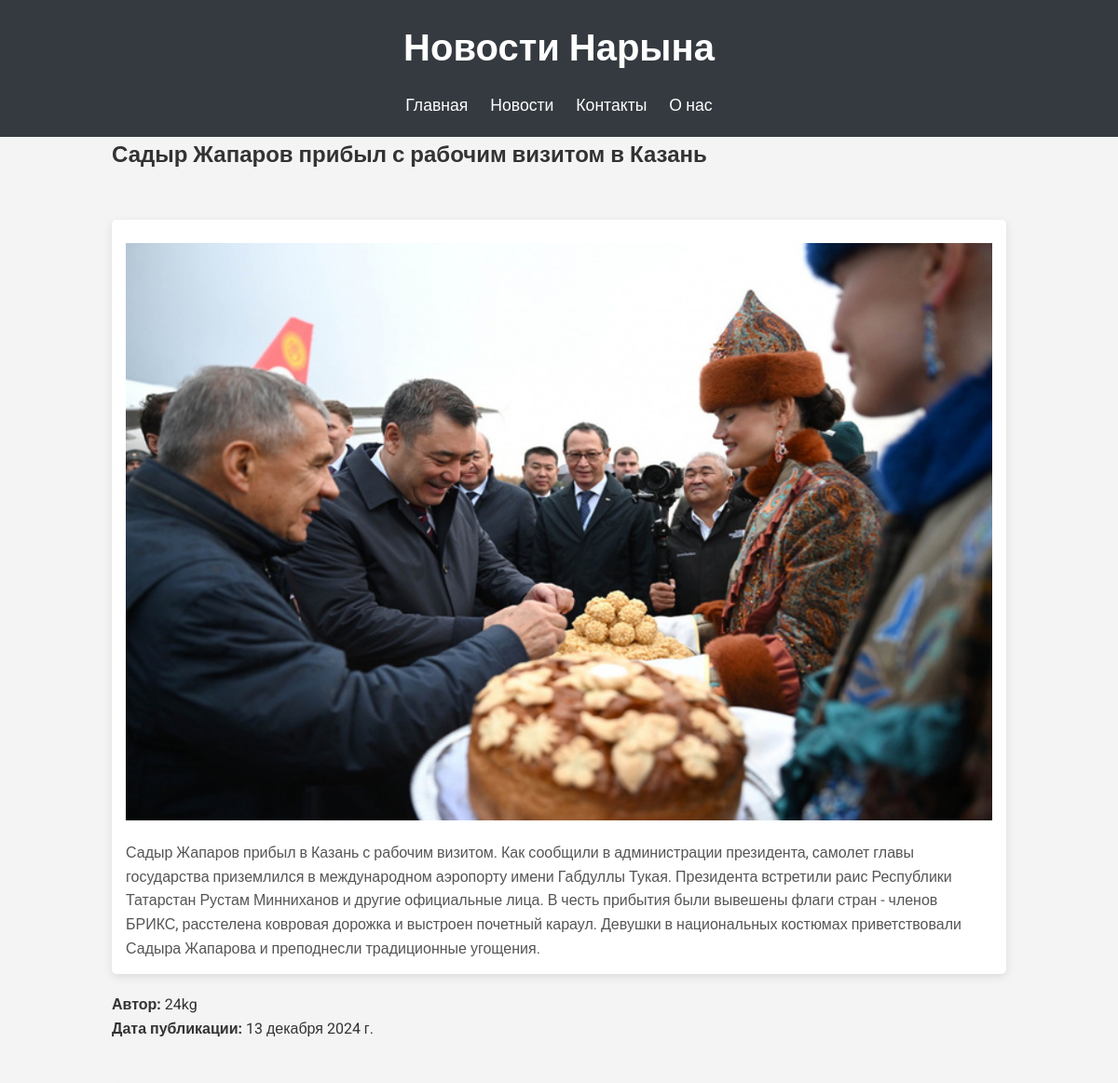
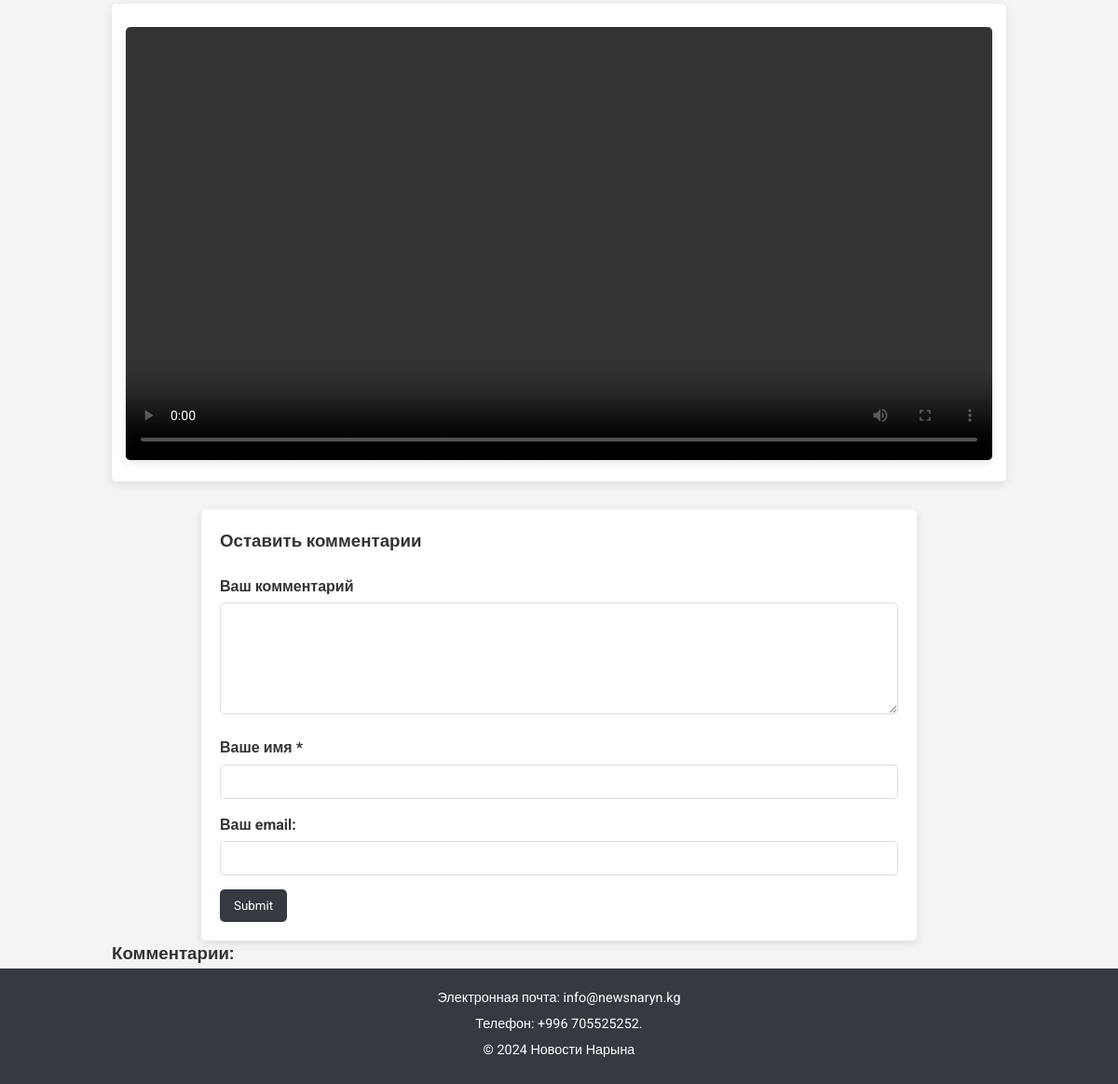
The app's page /5/ with its own data (2 pictures, top to bottom).
### blog/models.py (models this page shows, shortened)
class News(models.Model):
    title = models.CharField('Заголовок записи', max_length=250)
    annotation = models.TextField('Аннотация')
    description = models.TextField('Текст записи')
    author = models.CharField('Автор', max_length=100)
    date = models.DateField('Дата публикации')
    img = models.ImageField('Изображение', upload_to='image/%Y', blank=True, null=True)
    video = models.FileField('Видео', upload_to='video/%Y', blank=True, null=True)
    class Meta:
        verbose_name = 'Запись'
        verbose_name_plural = 'Записи'

### blog/views.py (the view)
# urls.py: path('<int:pk>/', views.Post_DetailView.as_view()),
class Post_DetailView(View):
    def get(self, request, pk):
        posts = News.objects.get(id=pk)
        return render(request, 'blog/post_detail.html', {'post': posts})

### templates/blog/post_detail.html (shortened to what this page needs)
{% load static %}
<!DOCTYPE html>
<html lang="ru">
<head>
    <link rel="stylesheet" href="{% static 'blog/css/style2.css' %}">
</head>
<body>
    <header>
        <h1>Новости Нарына</h1>
        <nav>
            <a href="/">Главная</a>
            <a href="#news">Новости</a>
            <a href="#contacts">Контакты</a>
            <a href="#about">О нас</a>
        </nav>
    </header>
    <div class="container">
        <h2>{{ post.title }}</h2>
        <section id="news" class="section">
            <div id="news-container">
                <div class="news-card" onclick="openModal('modal1')">
                    <img src="{{ post.img.url }}" alt="" width="60%">
                    <p>{{ post.description }}</p>
                </div>
                <div class="-container">
                    <b>Автор:</b> {{ post.author}} <br>
                    <b>Дата публикации:</b> {{ post.date }} <br>
                </div>
            </div>
        </section>
        {% if post.video %}
            <section id="news" class="section">
                <div id="news-container">
                    <div class="news-card" onclick="openModal('modal1')">
                            <video controls>
                                 <source src="{{ post.video.url }}" type="video/mp4" width="300%">
                            </video>
                    </div>
                </div>
            </section>
        {% endif %}
        <section>
            <div class="container">
                <div class="form-comment">
                    <h3>Оставить комментарии</h3>
                    <div>
                        <form action="{% url 'add_comments' post.id %}" method="post">
                            <div>
                                <label>Ваш комментарий</label>
                                <textarea name="text_comment"></textarea>
                            </div>
                            <div>
                                <label>Ваше имя *</label>
                                <input type="text" name="name">
                            </div>
                            <div>
                                <label>Ваш email:</label>
                                <input type="email" name="email">
                            </div>
                            <div>
                                 <input type="submit">
                            </div>
                        </form>
                    </div>
                </div>
            </div>
        </section>
        <section>
            <div>
                <h3>Комментарии:</h3>
            </div>
        </section>
    </div>
    <footer>
        <p>Электронная почта: info@newsnaryn.kg</p>
        <p>Телефон: +996 705525252.</p>
        <p>&copy; 2024 Новости Нарына</p>
    </footer>
</body>
</html>

### static/blog/css/style2.css (style rules this page uses)
* { margin: 0; padding: 0; box-sizing: border-box; font-family: 'Roboto', sans-serif; }
body { background-color: #f4f4f4; color: #333; line-height: 1.6; }
header { background: #343a40; color: white; padding: 20px; text-align: center; }
header h1 { margin-bottom: 15px; font-size: 2.5em; }
nav { margin-top: 10px; }
nav a { color: #fff; text-decoration: none; margin: 0 10px; font-size: 1.1em; }
.container { width: 80%; margin: 0 auto; }
.news-card { background: white; padding: 15px; margin-bottom: 20px; border-radius: 5px; cursor: pointer; box-shadow: 0 3px 10px rgba(0, 0, 0, 0.1); transition: transform 0.2s; }
.news-card img { width: 100%; height: auto; margin-top: 10px; }
.news-card video { width: 100%; height: auto; margin-top: 10px; border-radius: 5px; box-shadow: 0 3px 10px rgba(0, 0, 0, 0.1); }
.news-card p { margin-top: 15px; color: #555; }
.section { margin-top: 50px; }
.form-comment { background: #fff; padding: 20px; margin-top: 30px; border-radius: 5px; box-shadow: 0 3px 10px rgba(0, 0, 0, 0.1); }
.form-comment h3 { margin-bottom: 20px; }
.form-comment label { display: block; font-weight: bold; margin-bottom: 5px; }
.form-comment textarea, .form-comment input[type="text"], .form-comment input[type="email"] { width: 100%; padding: 10px; margin-bottom: 15px; border: 1px solid #ddd; border-radius: 5px; }
.form-comment textarea { resize: vertical; height: 120px; }
.form-comment input[type="submit"] { background-color: #343a40; color: white; padding: 10px 15px; border: none; border-radius: 5px; cursor: pointer; }
footer { background-color: #343a40; color: white; text-align: center; padding: 20px 0; font-size: 0.9em; }
footer p { margin-bottom: 5px; }

### records on screen
News: title "Садыр Жапаров прибыл с рабочим визитом в Казань", img (picture), description "Садыр Жапаров прибыл в Казань с рабочим визитом. Как сообщили в администрации президента, самолет главы государства приземлился в международном аэропорту имени Габдуллы Тукая. Президента встретили раис Республики Татарстан Рустам Минниханов и другие официальные лица. В честь прибытия были вывешены флаги стран - членов БРИКС, расстелена ковровая дорожка и выстроен почетный караул. Девушки в национальных костюмах приветствовали Садыра Жапарова и преподнесли традиционные угощения.", author "24kg", date "13 декабря 2024 г."
